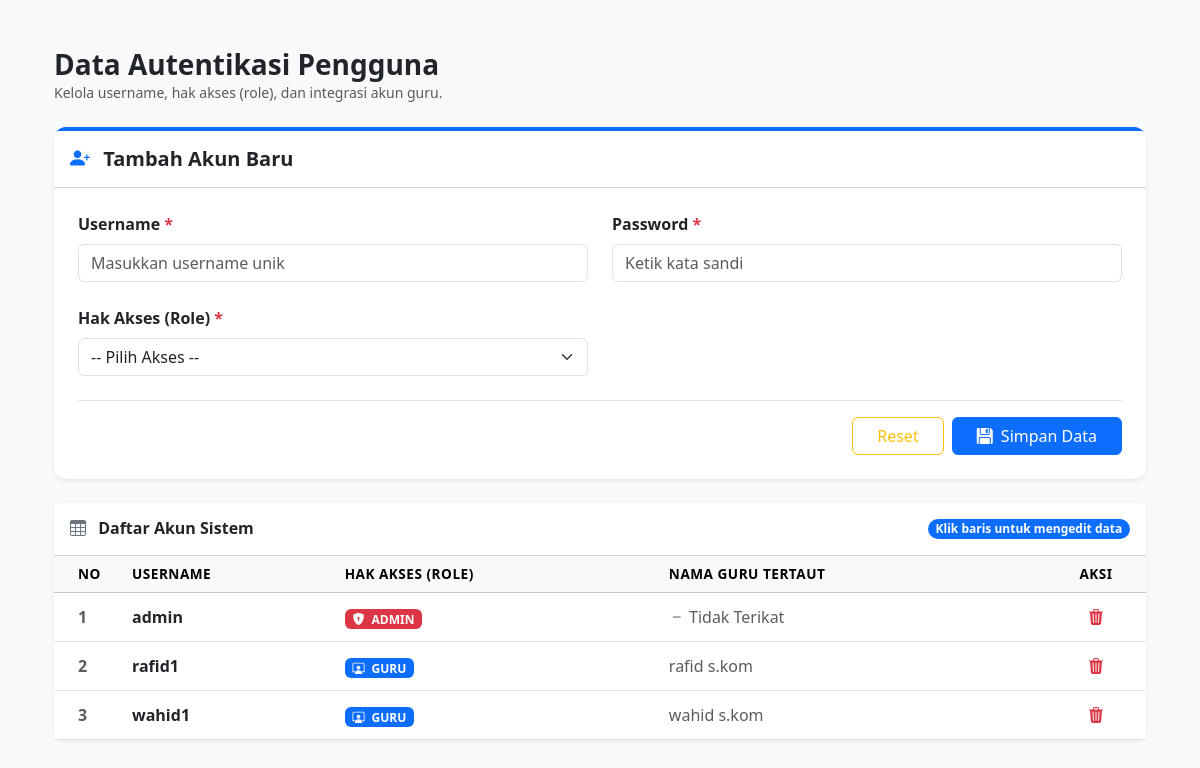
Screenshot of /dashboard_admin/akun.php (signed in) with the database file from the repository.
### tables this page shows
CREATE TABLE `akun` (
  `id_akun` int(11) NOT NULL,
  `username` varchar(50) NOT NULL,
  `password` varchar(255) DEFAULT NULL,
  `role` varchar(20) NOT NULL,
  `id_guru` varchar(10) DEFAULT NULL,
  `failed_attempts` int(11) DEFAULT 0,
  `is_locked` tinyint(1) DEFAULT 0,
  `last_login` datetime DEFAULT NULL,
  `must_change_password` tinyint(1) DEFAULT 0,
  `lock_time` datetime DEFAULT NULL,
  `created_at` datetime DEFAULT current_timestamp()
);

CREATE TABLE `guru` (
  `id_guru` varchar(10) NOT NULL,
  `nip` varchar(20) DEFAULT NULL,
  `nama_guru` varchar(100) NOT NULL,
  `jk` varchar(20) DEFAULT NULL,
  `alamat` text DEFAULT NULL,
  `notelp` varchar(15) DEFAULT NULL,
  `status` varchar(20) DEFAULT NULL,
  `jurusan` varchar(100) DEFAULT NULL,
  `created_at` timestamp NOT NULL DEFAULT current_timestamp(),
  `updated_at` timestamp NOT NULL DEFAULT current_timestamp() ON UPDATE current_timestamp(),
  `deleted` tinyint(1) DEFAULT 0
);

### dashboard_admin/akun.php (the view, shortened to what this page needs)
<!DOCTYPE html>
<html lang="id">
<head>
    <link href="https://cdn.jsdelivr.net/npm/bootstrap@5.3.3/dist/css/bootstrap.min.css" rel="stylesheet">
    <link rel="stylesheet" href="https://cdn.jsdelivr.net/npm/bootstrap-icons@1.11.3/font/bootstrap-icons.min.css">
</head>
<body>
<div class="container px-4 mt-5 mb-5">
    <div class="mb-4">
        <h3 class="fw-bold text-dark m-0">Data Autentikasi Pengguna</h3>
        <p class="text-muted small m-0">Kelola username, hak akses (role), dan integrasi akun guru.</p>
    </div>
    <div class="card shadow-sm mb-4 border-top border-primary border-4" id="formCard">
        <div class="card-header bg-white py-3">
            <h5 class="fw-bold m-0" id="formTitle"><i class="bi bi-person-plus-fill text-primary me-2"></i> Tambah Akun Baru</h5>
        </div>
        <div class="card-body p-4">
            <form id="formAkun" method="POST" action="proses_akun.php">
                <div class="row g-4">
                    <div class="col-md-6">
                        <label class="form-label fw-semibold">Username <span class="text-danger">*</span></label>
                        <input type="text" class="form-control" name="username" id="username" required placeholder="Masukkan username unik">
                    </div>
                    <div class="col-md-6">
                        <label class="form-label fw-semibold">Password <span class="text-danger" id="req_pass">*</span></label>
                        <input type="password" class="form-control" name="password" id="password" required placeholder="Ketik kata sandi">
                    </div>
                    <div class="col-md-6">
                        <label class="form-label fw-semibold">Hak Akses (Role) <span class="text-danger">*</span></label>
                        <select class="form-select text-capitalize" name="role" id="role" required onchange="toggleGuruField()">
                            <option value="">-- Pilih Akses --</option>
                        </select>
                    </div>
                </div>
                <div class="d-flex justify-content-end gap-2 mt-4 pt-3 border-top">
                    <button type="reset" class="btn btn-outline-warning px-4" id="btnReset" onclick="resetFormToTambah()">Reset</button>
                    <button type="submit" class="btn btn-primary px-4" id="btnSimpan"><i class="bi bi-floppy-fill me-1"></i> Simpan Data</button>
                </div>
            </form>
        </div>
    </div>
    <div class="card shadow-sm">
        <div class="card-header bg-white py-3 d-flex justify-content-between align-items-center">
            <h6 class="fw-bold m-0"><i class="bi bi-table text-secondary me-2"></i> Daftar Akun Sistem</h6>
            <span class="badge bg-primary rounded-pill">Klik baris untuk mengedit data</span>
        </div>
        <div class="card-body p-0">
            <div class="table-responsive">
                <table class="table table-hover align-middle mb-0" id="tabelAkun">
                    <thead class="table-light text-nowrap">
                        <tr>
                            <th style="width: 70px;" class="ps-4">No</th>
                            <th>Username</th>
                            <th>Hak Akses (Role)</th>
                            <th>Nama Guru Tertaut</th>
                            <th class="text-center" style="width: 100px;">Aksi</th>
                        </tr>
                    </thead>
                    <tbody>
                        <?php
                        $sql = "SELECT a.id_akun, a.username, a.role, a.id_guru, g.nama_guru
                                FROM akun a
                                LEFT JOIN guru g ON a.id_guru = g.id_guru
                                ORDER BY a.role ASC, a.username ASC";
                        $result = mysqli_query($conn, $sql);
                        if ($result && mysqli_num_rows($result) > 0) {
                            $no = 1;
                            while ($row = mysqli_fetch_assoc($result)) {
                                $jsonData = htmlspecialchars(json_encode($row));
                                ?>
                                <tr onclick="prepareEditForm(<?= $jsonData ?>, this)" id="row_<?= $row['id_akun'] ?>">
                                    <td class="ps-4 text-muted fw-semibold"><?= $no++ ?></td>
                                    <td class="fw-bold text-dark"><?= htmlspecialchars($row['username']) ?></td>
                                    <td>
                                        <span class="badge <?= $row['role'] == 'admin' ? 'bg-danger' : 'bg-primary' ?> text-uppercase">
                                            <i class="bi <?= $row['role'] == 'admin' ? 'bi-shield-lock-fill' : 'bi-person-workspace' ?> me-1"></i> <?= htmlspecialchars($row['role']) ?>
                                        </span>
                                    </td>
                                    <td class="text-muted">
                                        <?= !empty($row['nama_guru']) ? htmlspecialchars($row['nama_guru']) : '<i class="bi bi-dash"></i> Tidak Terikat' ?>
                                    </td>
                                    <td class="text-center">
                                        <a href="proses_akun.php?action=delete&id=<?= $row['id_akun'] ?>" class="btn btn-sm btn-outline-danger border-0"
                                           onclick="event.stopPropagation(); return confirm('Peringatan! Menghapus akun ini akan memutuskan akses pengguna secara permanen. Lanjutkan?')"
                                           title="Hapus Akun">
                                            <i class="bi bi-trash3-fill fs-6"></i>
                                        </a>
                                    </td>
                                </tr>
                            <?php }
                        } else {
                            echo '<tr><td colspan="5" class="text-center py-4 text-muted"><i class="bi bi-database-x fs-2 d-block mb-2"></i> Belum ada data akun.</td></tr>';
                        }
                        ?>
                    </tbody>
                </table>
            </div>
        </div>
    </div>
</div>
</body>
</html>

### dashboard_admin/akun.php (style rules this page uses)
body { background-color: #f8f9fa; font-family: 'Segoe UI', Roboto, sans-serif; }
.card { border: none; box-shadow: 0 0.5rem 1rem rgba(0, 0, 0, 0.05); border-radius: 0.75rem; }
.table th { font-weight: 600; font-size: 0.85rem; text-transform: uppercase; letter-spacing: 0.5px; }
.table-hover tbody tr { cursor: pointer; transition: background-color 0.2s; }

### rows the page displays
akun: username "admin", role "ADMIN", shows "Tidak Terikat"
akun: username "rafid1", role "GURU", id_guru.nama_guru "rafid s.kom"
akun: username "wahid1", role "GURU", id_guru.nama_guru "wahid s.kom"
